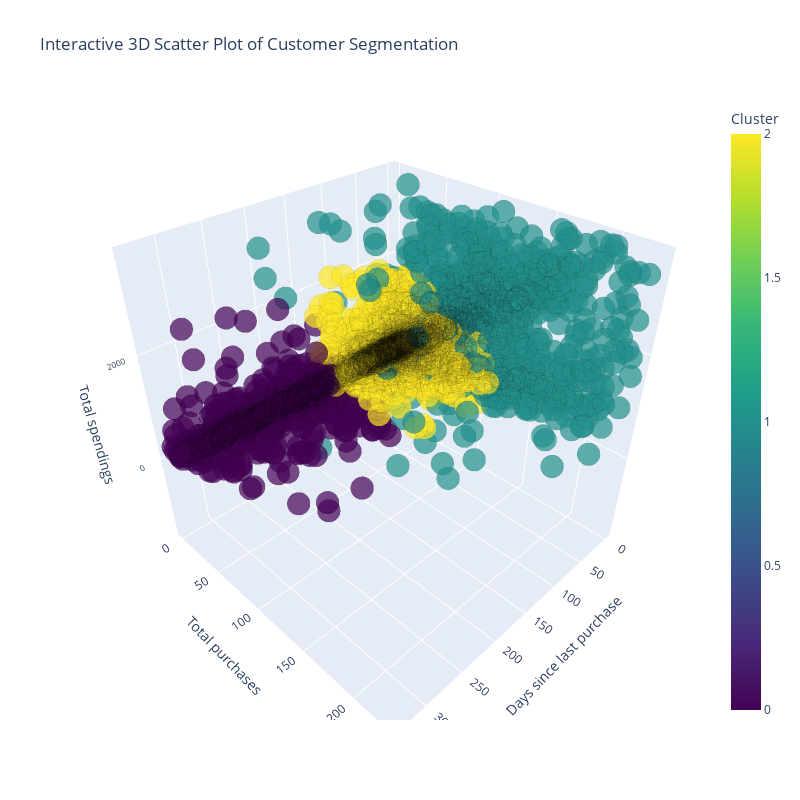

Notebook source saved alongside this figure:
### Code cell
fig = px.scatter_3d(
    customer_df_wo_outliers,
    x="Days since last purchase",
    y="Total purchases",
    z="Total spendings",
    color="Cluster",
    size_max=50,
    opacity=0.7,
    title="Interactive 3D Scatter Plot of Customer Segmentation",
    labels={
        "Total purchases": "Total purchases",
        "Total spendings": "Total spendings",
        "Days since last purchase": "Days since last purchase",
    },
    color_continuous_scale="viridis",
    height=800,
    width=800,
)

fig.update_layout(scene=dict(zaxis=dict(nticks=4, tickfont=dict(size=10))))

fig.update_traces(marker=dict(line=dict(color="rgba(0, 0, 0, 0.15)", width=2)))

fig.show()

### Figure 1 — Plotly figure (JSON) as saved in the notebook; plotly's stock layout.template omitted (floating-point values rounded to 4 significant figures; data arrays with more than 128 entries replaced by an {"elided": "..."} marker saying what was removed)
{"data": [{"hovertemplate": "Days since last purchase=%{x}<br>Total purchases=%{y}<br>Total spendings=%{z}<br>Cluster=%{marker.color}<extra></extra>", "legendgroup": "", "marker": {"color": {"elided": "3658 int values"}, "coloraxis": "coloraxis", "line": {"color": "rgba(0, 0, 0, 0.15)", "width": 2}, "opacity": 0.7, "symbol": "circle"}, "mode": "markers", "name": "", "scene": "scene", "showlegend": false, "type": "scatter3d", "x": {"elided": "3658 int values"}, "y": {"elided": "3658 int values"}, "z": {"elided": "3658 float values"}}], "layout": {"coloraxis": {"colorbar": {"title": {"text": "Cluster"}}, "colorscale": [[0, "#440154"], [0.1111, "#482878"], [0.2222, "#3e4989"], [0.3333, "#31688e"], [0.4444, "#26828e"], [0.5556, "#1f9e89"], [0.6667, "#35b779"], [0.7778, "#6ece58"], [0.8889, "#b5de2b"], [1, "#fde725"]]}, "height": 800, "legend": {"tracegroupgap": 0}, "scene": {"domain": {"x": [0, 1], "y": [0, 1]}, "xaxis": {"title": {"text": "Days since last purchase"}}, "yaxis": {"title": {"text": "Total purchases"}}, "zaxis": {"nticks": 4, "tickfont": {"size": 10}, "title": {"text": "Total spendings"}}}, "title": {"text": "Interactive 3D Scatter Plot of Customer Segmentation"}, "width": 800}}
